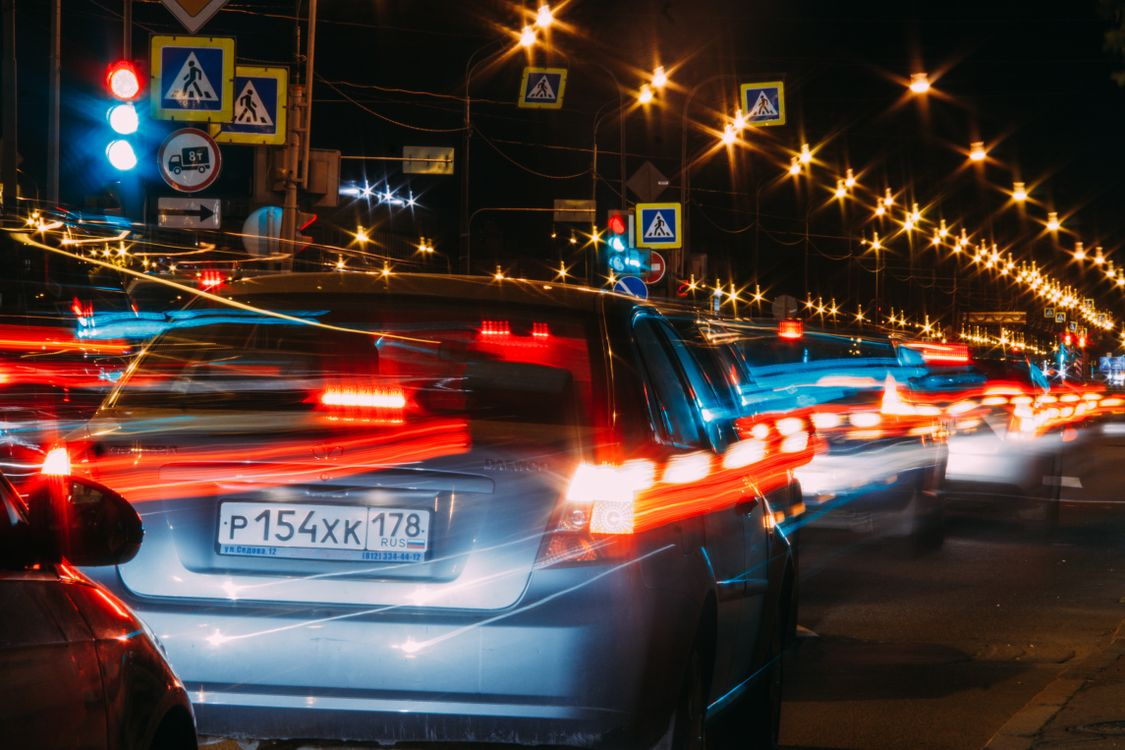
#> input picture py-server/night7.jpg, 1125 x 750 px; its folder holds only this picture in this run
$ python -i classical_enhance.py   (imports and definitions only)
#> lines starting #> are read from the running program, lines starting #| are printed output that depends on the picture
"""
Classical Low-Light Enhancement — Gamma Correction + CLAHE
-------------------------------------------------------------
Path : py-server/services/classical_enhance.py

Lightweight, CPU-only, model-free enhancement techniques that complement
(or stand in for) the Zero-DCE++ deep model:

  • Gamma Correction
        Non-linear brightness remapping via a 256-entry lookup table:
            output = 255 * (input / 255) ** (1 / gamma)
        gamma > 1  → brightens (lifts shadows / midtones)
        gamma < 1  → darkens
        `estimate_gamma()` picks a sensible value automatically from the
        frame's current mean luminance, so callers don't have to hand-tune
        a constant for every scene.

  • CLAHE (Contrast Limited Adaptive Histogram Equalization)
        Local, tile-based contrast boost applied to the L channel of LAB
        colour space (colour/hue in a/b channels is left untouched). The
        "contrast limited" clip prevents the noise amplification that
        plain histogram equalisation causes in near-uniform regions
        (e.g. night sky, road surface).

  • auto_enhance()
        Adaptive gamma correction first (fixes global exposure), then
        CLAHE (fixes local contrast). This is the recommended default
        for CCTV footage where lighting varies a lot between cameras.

These are pure OpenCV/NumPy — no model weights, no GPU, sub-millisecond
per frame at 1080p — so they're useful as:
    (a) a fast fallback when Zero-DCE++ weights are unavailable,
    (b) a pre-conditioning step before Zero-DCE++ / downstream detectors,
    (c) a standalone lightweight enhancement mode for constrained/edge
        deployments that can't afford a CNN pass every frame.
"""

import cv2
import numpy as np


# ─── Gamma Correction ─────────────────────────────────────────────────────────

def gamma_correction(frame: np.ndarray, gamma: float = 1.5) -> np.ndarray:
    """
    Apply gamma correction to brighten (gamma > 1) or darken (gamma < 1) a frame.

    Uses a precomputed 256-entry lookup table (cv2.LUT) so the per-pixel cost
    is a single table lookup — effectively free compared to CNN inference.

    Args:
        frame : BGR (or grayscale) uint8 numpy array.
        gamma : > 1 brightens, < 1 darkens, 1.0 = no-op.

    Returns:
        uint8 numpy array, same shape as input.
    """
    gamma = max(0.1, float(gamma))
    inv_gamma = 1.0 / gamma
    table = np.array(
        [((i / 255.0) ** inv_gamma) * 255 for i in range(256)]
    ).astype("uint8")
    return cv2.LUT(frame, table)


def estimate_gamma(
    frame: np.ndarray,
    target_mean: float = 128.0,
    gamma_min: float = 0.5,
    gamma_max: float = 3.0,
) -> float:
    """
    Estimate a gamma value that pushes the frame's mean luminance toward
    `target_mean` (0-255 scale). Dark frames → gamma > 1 (brighten).
    Overexposed frames → gamma < 1 (darken).

    Solves for gamma in:  (mean_luma / 255) ** (1/gamma) * 255  =  target_mean
        ⇒  gamma = ln(mean_luma / 255) / ln(target_mean / 255)

    A dark frame (small mean_luma) relative to target_mean yields gamma > 1
    (brighten); an overexposed frame (mean_luma > target_mean) yields
    gamma < 1 (darken).
    """
    gray = cv2.cvtColor(frame, cv2.COLOR_BGR2GRAY) if frame.ndim == 3 else frame
    mean_luma = max(float(np.mean(gray)), 1.0)  # avoid log(0)

    if mean_luma >= 254.0:
        return 1.0  # already blown out / flat white — gamma won't help

    gamma = np.log(mean_luma / 255.0) / np.log(target_mean / 255.0)
    return float(np.clip(gamma, gamma_min, gamma_max))


# ─── CLAHE ────────────────────────────────────────────────────────────────────

def clahe_enhance(
    frame: np.ndarray,
    clip_limit: float = 3.0,
    tile_grid_size: tuple[int, int] = (8, 8),
) -> np.ndarray:
    """
    Apply CLAHE to the L (lightness) channel of LAB colour space.

    Keeps colour balance intact (a/b channels untouched) while boosting
    local contrast — much less prone to noise amplification / colour shift
    than running histogram equalisation on BGR channels directly.

    Args:
        frame          : BGR uint8 numpy array.
        clip_limit     : Contrast clipping threshold. Higher = more contrast,
                          but more noise amplification. 2.0-4.0 is a good range
                          for CCTV footage.
        tile_grid_size : Grid size for local histogram equalisation.
                          Smaller tiles = more local adaptivity but can look
                          blotchy; (8, 8) is the standard default.
    """
    lab = cv2.cvtColor(frame, cv2.COLOR_BGR2LAB)
    l, a, b = cv2.split(lab)
    clahe = cv2.createCLAHE(clipLimit=clip_limit, tileGridSize=tile_grid_size)
    l_eq = clahe.apply(l)
    merged = cv2.merge([l_eq, a, b])
    return cv2.cvtColor(merged, cv2.COLOR_LAB2BGR)


# ─── Combined / Auto ───────────────────────────────────────────────────────────

def auto_enhance(
    frame: np.ndarray,
    target_mean: float = 128.0,
    clip_limit: float = 3.0,
    tile_grid_size: tuple[int, int] = (8, 8),
) -> dict:
    """
    Combined classical pipeline: adaptive gamma correction → CLAHE.

    Gamma fixes global under/over-exposure first; CLAHE then recovers local
    contrast/detail (number plates, faces, license plate characters) without
    re-introducing the global exposure problem gamma just fixed.

    Returns a dict (not just the frame) so callers/logging/API responses can
    report which gamma value was actually used for this frame:
        {"frame": np.ndarray, "gamma": float, "method": "gamma+clahe"}
    """
    gamma = estimate_gamma(frame, target_mean=target_mean)
    gamma_corrected = gamma_correction(frame, gamma=gamma)
    result = clahe_enhance(
        gamma_corrected, clip_limit=clip_limit, tile_grid_size=tile_grid_size
    )
    return {"frame": result, "gamma": round(gamma, 3), "method": "gamma+clahe"}

>>> import cv2
>>> picture = cv2.imread('../night7.jpg')
#> picture is the input picture: shape (750, 1125, 3); mean B, G, R 53.1, 58, 75.5
>>> result = auto_enhance(picture)
#> in estimate_gamma, `gray = cv2.cvtColor(frame, cv2.COLOR_BGR2GRAY) if frame.ndim == 3 else..`:
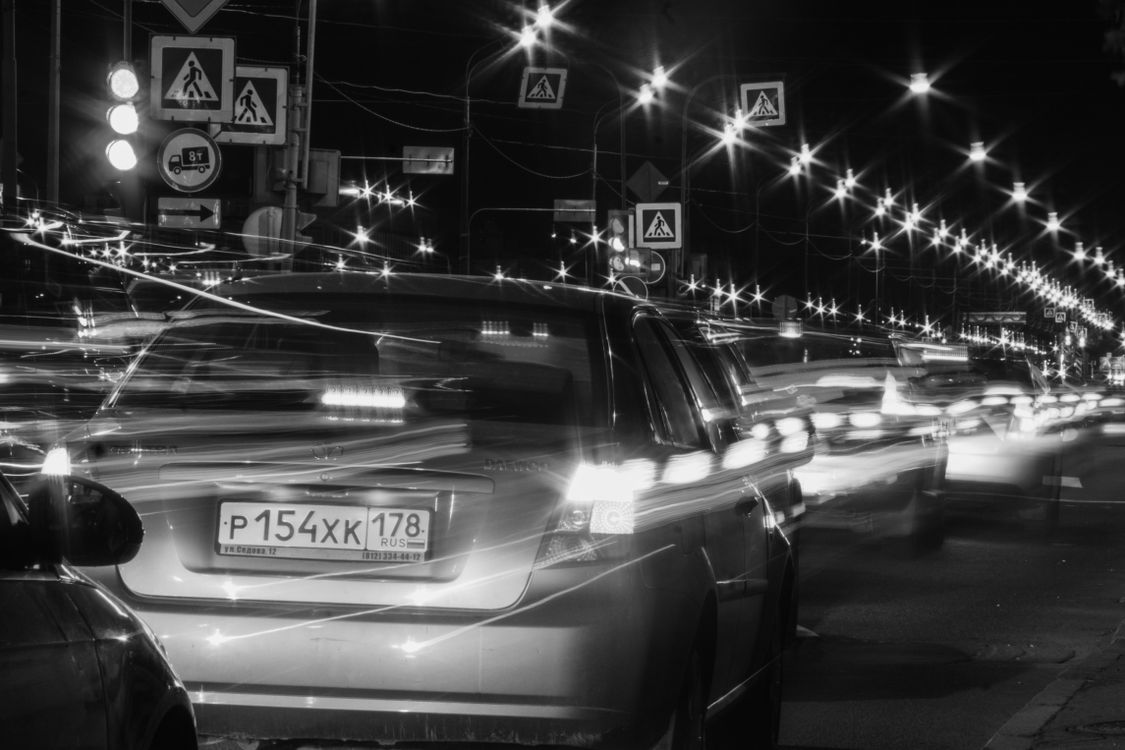
#> gray: shape (750, 1125); min 1, max 254, mean 62.7
#> in estimate_gamma, `mean_luma = max(float(np.mean(gray)), 1.0)`: mean_luma = 62.68
#> in estimate_gamma, `gamma = np.log(mean_luma / 255.0) / np.log(target_mean / 255.0)`: gamma = 2.04
#> in gamma_correction, `inv_gamma = 1.0 / gamma`: inv_gamma = 0.491
#> in gamma_correction, `table = np.array( [((i / 255.0) ** inv_gamma) * 255 for i in range(256..`: table = 256 values from 0 to 255
#> in clahe_enhance, `lab = cv2.cvtColor(frame, cv2.COLOR_BGR2LAB)`: lab: shape (750, 1125, 3); mean of channels 0, 1, 2 119.7, 133.4, 137.5
#> in clahe_enhance, `l, a, b = cv2.split(lab)`:
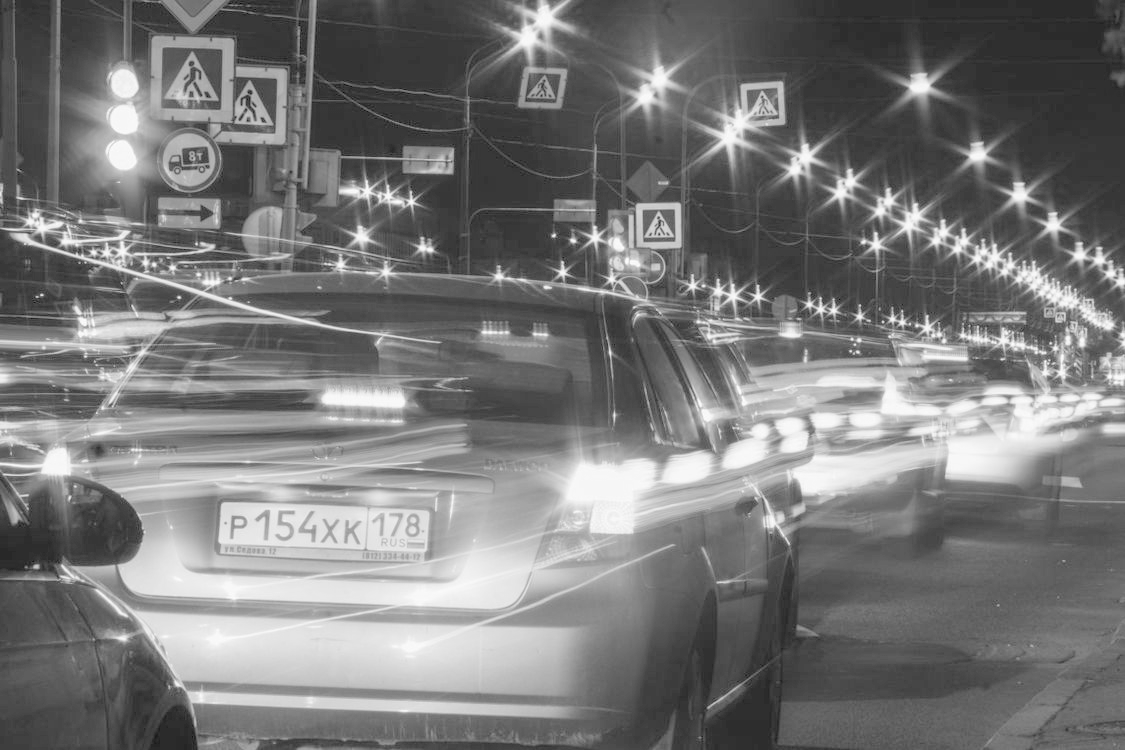
#> l: shape (750, 1125); min 5, max 254, mean 119.7
#> in clahe_enhance, `l, a, b = cv2.split(lab)`:
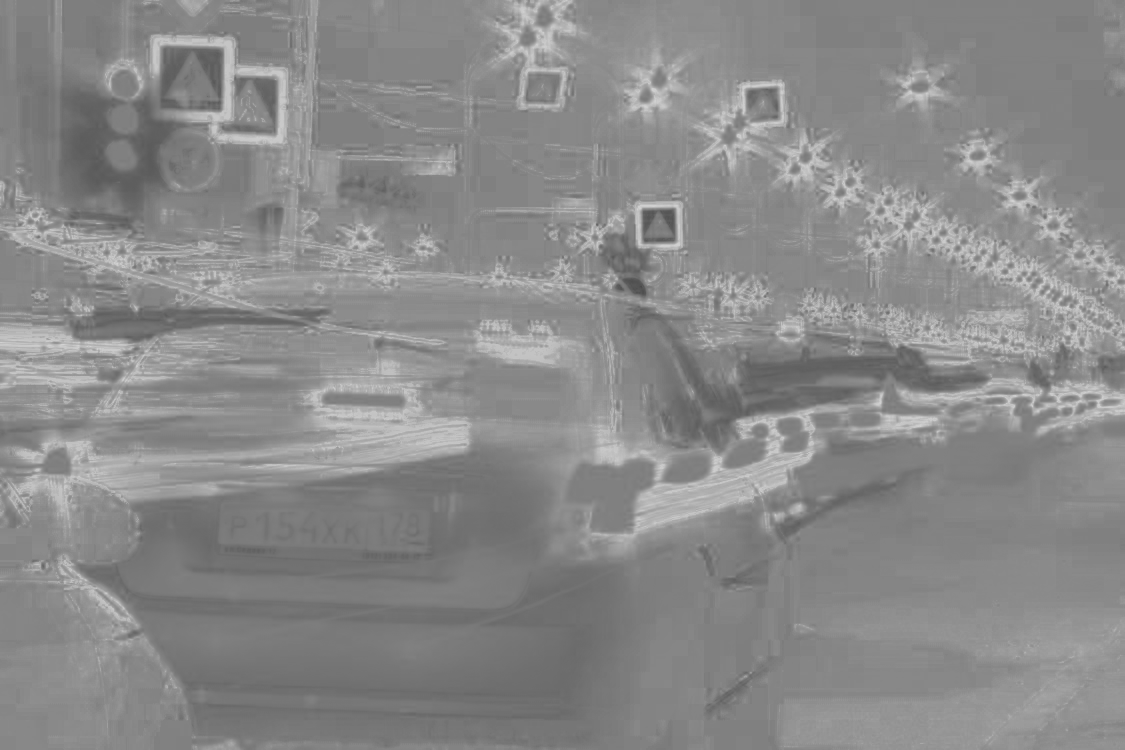
#> b: shape (750, 1125); min 74, max 211, mean 137.5
#> in clahe_enhance, `l_eq = clahe.apply(l)`:
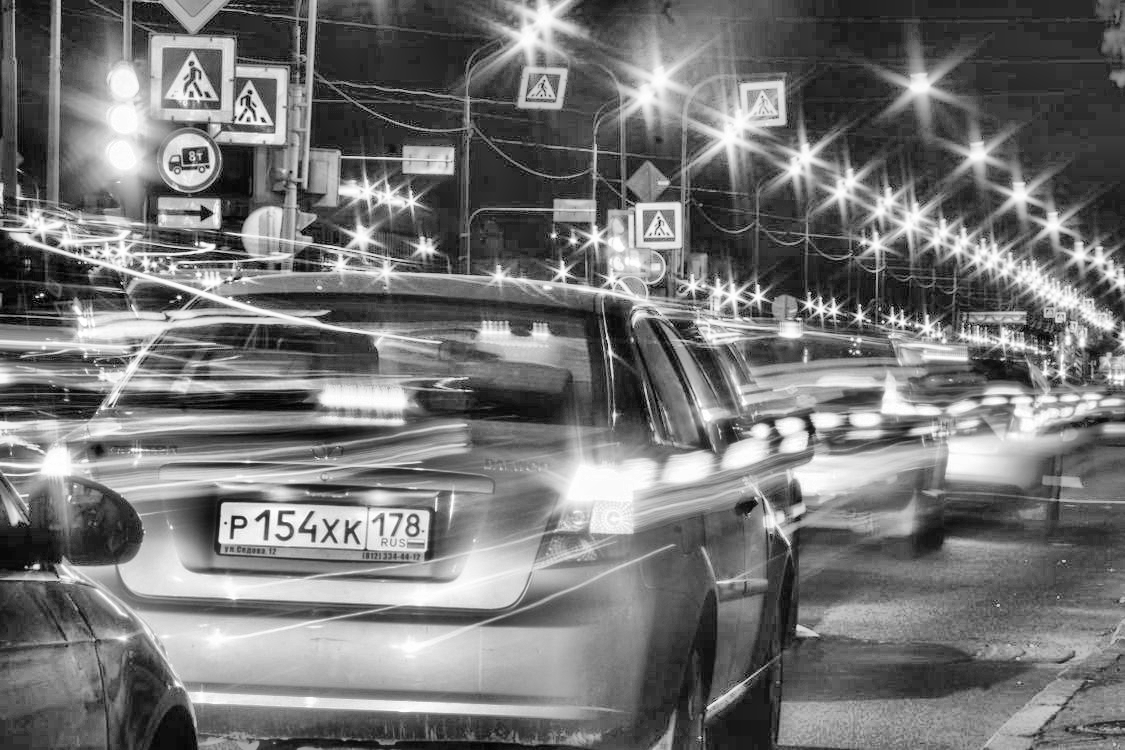
#> l_eq: shape (750, 1125); min 0, max 255, mean 116.8
#> in clahe_enhance, `merged = cv2.merge([l_eq, a, b])`: merged: shape (750, 1125, 3); mean of channels 0, 1, 2 116.8, 133.4, 137.5
#> in clahe_enhance, `return cv2.cvtColor(merged, cv2.COLOR_LAB2BGR)`:
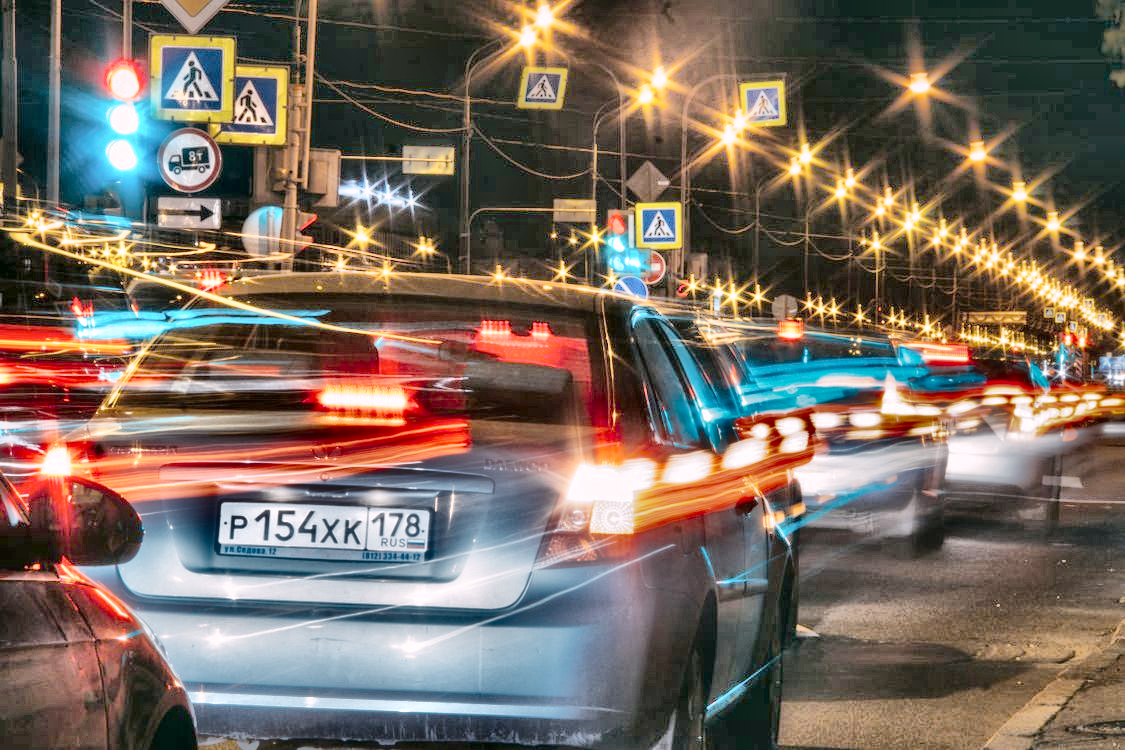
#> returned value: shape (750, 1125, 3); mean B, G, R 95.5, 106.7, 120.6
#> result = 3 items
